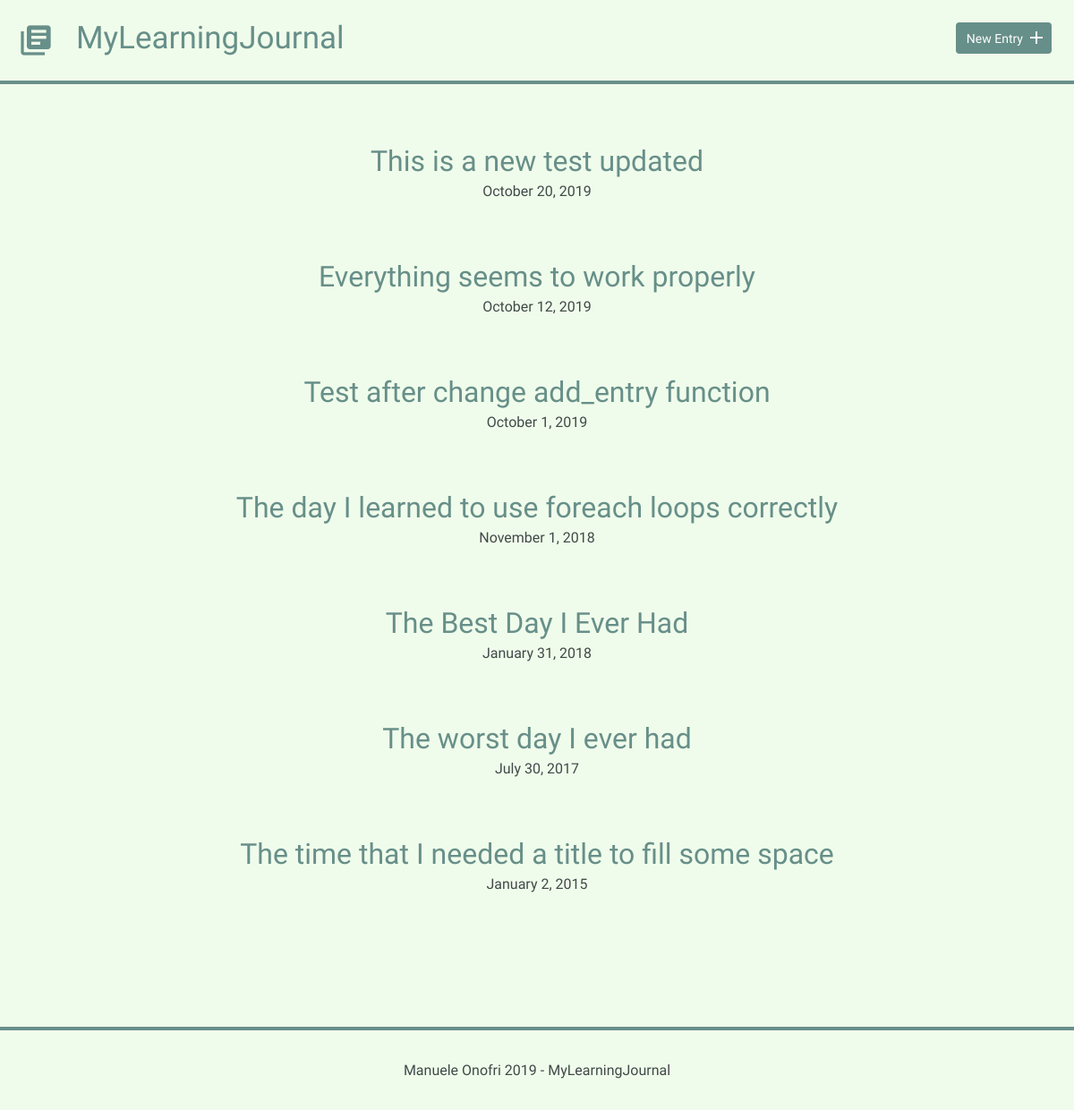
Before: / with the older database file.
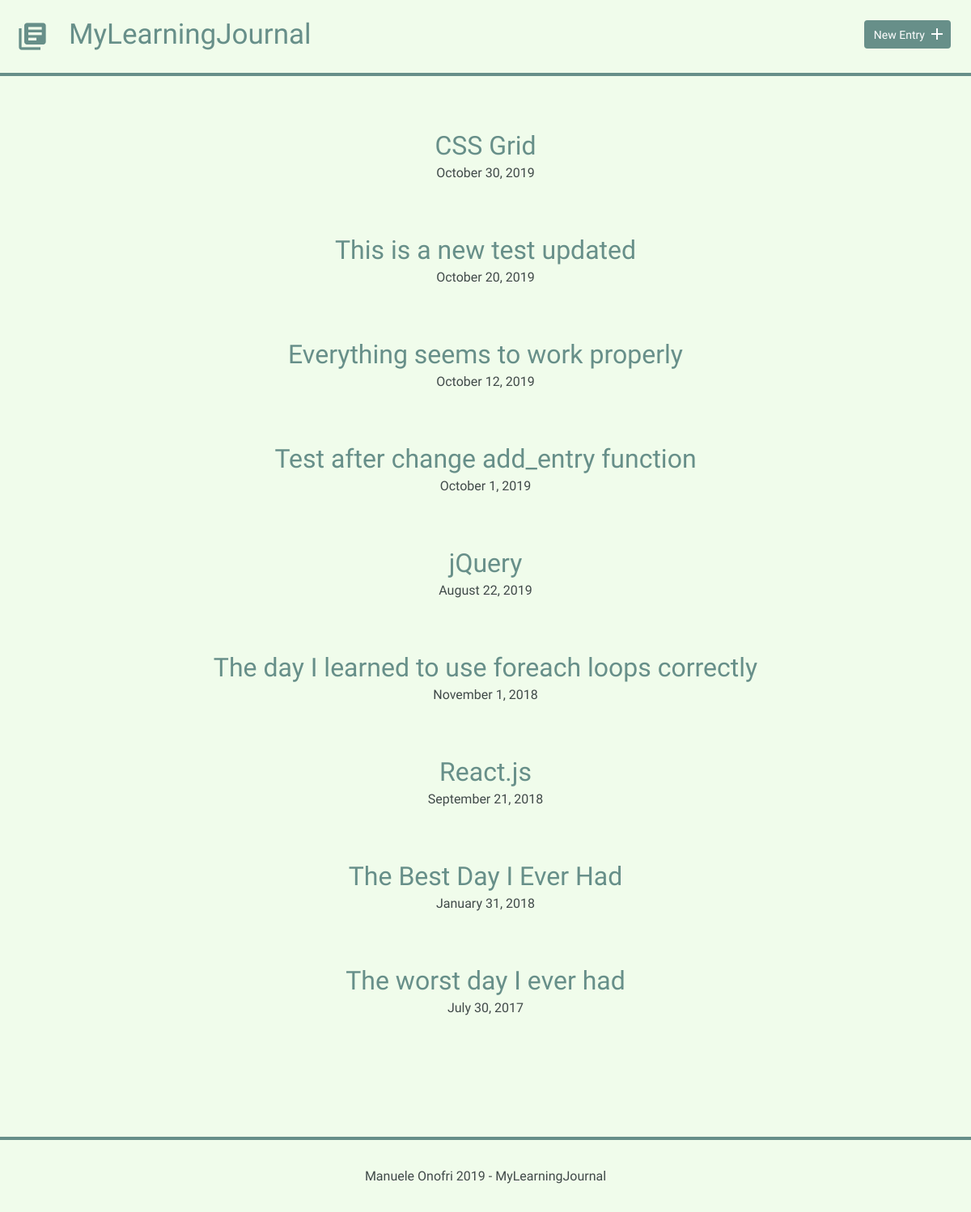
After: the same page with the newer database file.
### tables this page shows
CREATE TABLE "entries" (
	`id`	INTEGER,
	`title`	TEXT,
	`date`	TEXT,
	`time_spent`	INTEGER,
	`learned`	BLOB,
	`resources`	BLOB,
	PRIMARY KEY(`id`)
);

### inc/functions.php (called while the page is built, shortened)
<?php
function get_entries() {
    include('connection.php');
    try {
       $results = $db->query('SELECT * FROM entries ORDER BY date DESC');
    } catch (Exception $e) {
       $e->getMessage();
    }
    $entries = $results->fetchAll(PDO::FETCH_ASSOC);
    return $entries;
}

### index.php (the view, shortened to what this page needs)
<?php
include('inc/functions.php');
$entries = get_entries();
include('inc/header.php');
?>
        <div class="entry-list">
            <?php foreach ($entries as $entry) { ?>
                <article>
                    <h2>
                        <a href="detail.php?id=<?php echo $entry['id']; ?>">
                            <?php echo $entry['title']; ?>
                        </a>
                    </h2>
                    <time datetime="<?php echo $entry['date']; ?>">
                        <?php echo strftime("%B %e, %G", strtotime($entry['date'])); ?>
                    </time>
                </article>
            <?php } ?>
        </div>
<?php
include('inc/footer.php');
?>

### inc/header.php (shortened to what this page needs)
<!DOCTYPE html>
<html>
    <head>
        <link rel="stylesheet" href="css/normalize.css">
        <link rel="stylesheet" href="css/site.css">
    </head>
    <body>
        <header>
            <div class="container">
                <div class="site-header">
                    <a class="logo" href="index.php">
                        <i class="material-icons">library_books</i>
                        <h2> MyLearningJournal</h2>
                    </a>
                    <a class="button icon-right" href="new.php"><span>New Entry</span> <i class="material-icons">add</i></a>
                </div>
            </div>
        </header>
        <section>
            <div class="main-content">

### inc/footer.php
            </div>
        </section>
        <footer>
            <div>
                 Manuele Onofri <?php echo date('Y'); ?> - MyLearningJournal
            </div>
        </footer>
    </body>
</html>

### css/site.css (style rules this page uses)
body { font-size: 16px; color: #404a49; font-family: 'Cousine', serif; font-weight: 400; background-color: rgb(240, 252, 235); }
header .container { margin: 0 auto; padding: 0 25px; border-bottom: solid 4px #678f89;; }
header .site-header { margin: 0 auto; height: 90px; display: flex; justify-content: space-between; }
header .logo { display: flex; text-decoration: none; }
header .logo i, header .logo h2 { color: #678f89; margin: 25px 0 0 -5px; font-size: 40px; }
header .logo h2 { margin-left: 25px; font-size: 35px; }
header .button { margin: 35px 0 20px; }
footer { text-align: center; padding: 35px 0; border-top: 4px solid #678f89; }
.button { padding: 8px 10px 6px 10px; background: #678f89; border: 2px solid #678f89; border-radius: 4px; text-decoration: none; color: #FFF; position: relative; text-align: center; font-size: 14px; }
.button.icon-right { padding-right: 30px; top: -10px; }
.button.icon-right i { position: absolute; top: 3px; right: 3px; }
h1, h2, h3 { margin: 0; font-weight: 400; line-height: 1em; color: #000; }
h2 { font-size: 32px; }
h2 a { text-decoration: none; color: #678f89; }
.entry-list, .edit-entry, .new-entry { max-width: 800px; margin: 0 auto; padding: 70px 0 150px 0; }
.entry-list article { margin-bottom: 70px; text-align: center; }
.entry-list article:last-child { margin-bottom: 0; }
.entry-list article h2 { margin-bottom: 8px; }

Changed rows visible on the page:
added entries: title "CSS Grid", date "October 30, 2019"
added entries: title "jQuery", date "August 22, 2019"
changed entries: title "The time that I needed a title to fill some space" → "React.js"; date "January 2, 2015" → "September 21, 2018"; moves up the list
